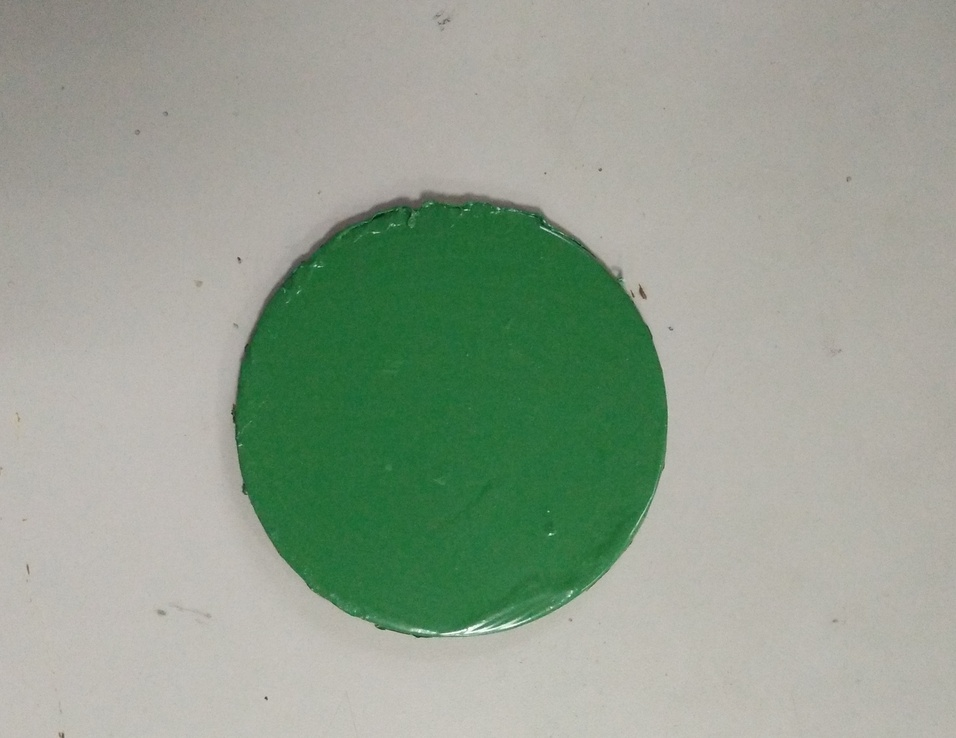
//> input picture 1739131.jpg, 956 x 738 px, shrunk from 2288 x 1766 before the run
$ ./main   (built with g++ and OpenCV 4)
//> lines starting //> are read from the running program, lines starting //| are printed output that depends on the picture; after the words box and inside, x2 and y2 are one past the last pixel; in counts of white or black regions, pixels touching at a corner belong together
//线段检测只能针对二值图像
#include <opencv2/core/core.hpp>
#include<opencv2/highgui/highgui.hpp>
#include <opencv2/imgproc/imgproc.hpp>
#include <iostream>
#include <math.h>
using namespace cv;

Mat GrayImage;
Mat BinaryImage;
Mat SrcImage;
Mat CannyImage;
Mat ColorImage;

void to_draw_contours()
{
	// [38 lines of commented-out code are left out]
	SrcImage = cv::imread("1739131.jpg");
//> SrcImage is the input picture: 738 rows x 956 cols, CV_8UC3; mean B, G, R 144.2, 160.5, 148.1
	Mat gray, smallImg(cvRound(SrcImage.rows /8), cvRound(SrcImage.cols /8), CV_8UC1);//smallImg已缩放

	//cvtColor(SrcImage, gray, CV_BGR2GRAY);//图片颜色格式转化，CV_BGR2GRAY是从BGR到gray，彩色到灰色
	//resize(gray, smallImg, smallImg.size(), 0, 0, INTER_LINEAR);//将灰色图像适应大小到smallImg中
	equalizeHist(smallImg, smallImg);//加强对比度，提高检测准确率
	namedWindow("原图");
	imshow("原图", SrcImage);
}

void RGB_to_GRAY()
{
	GrayImage.create(SrcImage.size(), CV_8UC1);
	cvtColor(SrcImage, GrayImage,0,0);
}


void to_cannyImage()
{
	CannyImage.create(SrcImage.size(), CV_8UC1);
	Canny(GrayImage, CannyImage, 30, 90);
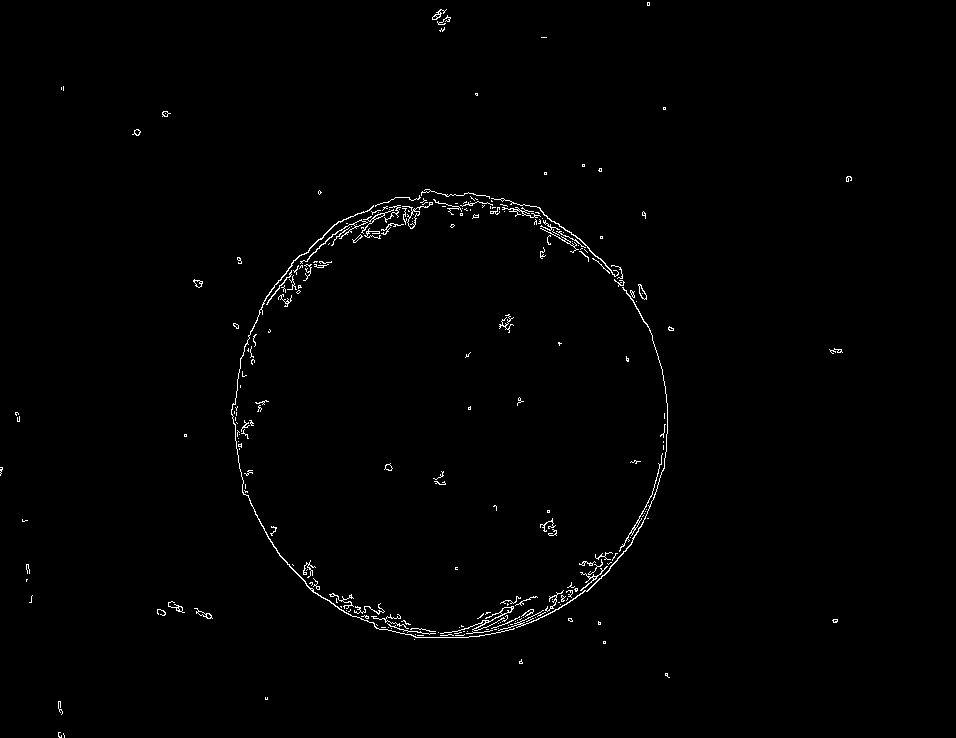
//> CannyImage: 738 rows x 956 cols, CV_8UC1; 0.87% white in thin lines or dots, all inside (x1, y1, x2, y2) = (0, 2, 852, 738)
}

void line_detection()
{
	std::vector<Vec2f> lines;

	double fRho = 1;
	double fTheta = CV_PI / 180;
	int MaxLineNumber = 50;
	double MinLineLen = 50;
	double MinLineGap = 10;
	//检测线段
	HoughLines(CannyImage, lines, fRho, fTheta, 50, MaxLineNumber, MinLineLen, MinLineGap);
	//绘制线段
	ColorImage.create(SrcImage.size(), CV_8UC3);
	cvtColor(CannyImage, ColorImage, 0,0);
	int i;
	for (i = 0; i < lines.size(); i++)
	{
		fRho = lines[i][0];
		fTheta = lines[i][1];
		Point pt1, pt2;
		double a = cos(fTheta);
		double b = sin(fTheta);
		double x0 = a * fRho;
		double y0 = b * fRho;
		pt1.x = cvRound(x0 + 100 * (-b));
		pt1.y = cvRound(y0 + 100 * (a));
		pt2.x = cvRound(x0 - 100 * (-b));
		pt2.y = cvRound(y0 - 100 * (a));
		line(ColorImage, pt1, pt2, Scalar(0, 0, 255), 1, LINE_AA);
	}
	namedWindow("直接检测");
	imshow("直线检测", ColorImage);
}

void line_segment_detection()
{
	std::vector<Vec4i>lines;
	HoughLinesP(CannyImage, lines, 1, CV_PI / 180, 50, 10);
//> lines = 18 lines (x1, y1, x2, y2), first 8: [320, 239, 338, 221], [307, 259, 323, 243], [557, 236, 568, 243], [632, 529, 646, 505], [575, 235, 585, 245], [475, 628, 486, 622], [408, 631, 421, 632], [249, 499, 254, 509]


	ColorImage.create(SrcImage.size(), CV_8UC3);
	cvtColor(CannyImage, ColorImage, 0,0);

	for (size_t i = 0; i < lines.size(); i++)
	{
		Vec4i l = lines[i];
		line(ColorImage, Point(l[0], l[1]), Point(l[2], l[3]), Scalar(186, 88, 255), 1, LINE_AA);
	}
//> this loop made 18 passes
//> l on passes 1 to 12: [320, 239, 338, 221], [307, 259, 323, 243], [557, 236, 568, 243], [632, 529, 646, 505], [575, 235, 585, 245], [475, 628, 486, 622], [408, 631, 421, 632], [249, 499, 254, 509], [444, 637, 468, 637], [540, 210, 551, 221], [473, 632, 483, 632], [235, 434, 236, 447]
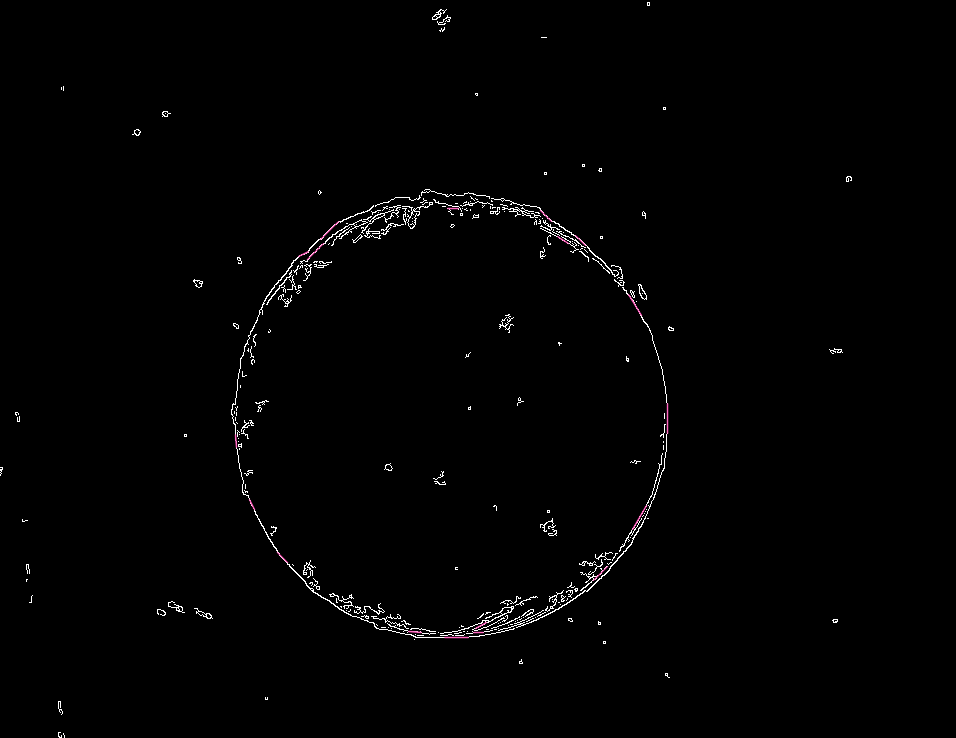
//> ColorImage: 738 rows x 956 cols, CV_8UC4; mean B, G, R, A 2.2, 2.2, 2.3, 254.9

}

void circle_detection()
{
	std::vector<Vec3f>circles;
	HoughCircles(CannyImage, circles, HOUGH_GRADIENT, 1.5, 10, 200, 100, 0, 0);
//> circles = 7 circles (x, y, radius): [465.8, 420.8, 202.5], [438.8, 435.8, 199.2], [440.2, 404.2, 204.2], [426.8, 429.8, 192], [420.8, 411.8, 187.3], [432.8, 444.8, 189.4], [438.8, 465.8, 172.5]

	for (size_t i = 0; i < circles.size(); i++)
	{
		Point center(cvRound(circles[i][0]), cvRound(circles[i][1]));
		int radius = cvRound(circles[i][2]);
		/*circle(ColorImage, center, 3, Scalar(0, 255, 0), 3, 8, 0);*/
		circle(ColorImage, center, radius, Scalar(155, 50, 255), 3, 8, 0);
	}
//> this loop made 7 passes
//> (center, radius) on passes 1 to 7: (Point(466, 421), 202), (Point(439, 436), 199), (Point(440, 404), 204), (Point(427, 430), 192), (Point(421, 412), 187), (Point(433, 445), 189), (Point(439, 466), 172)
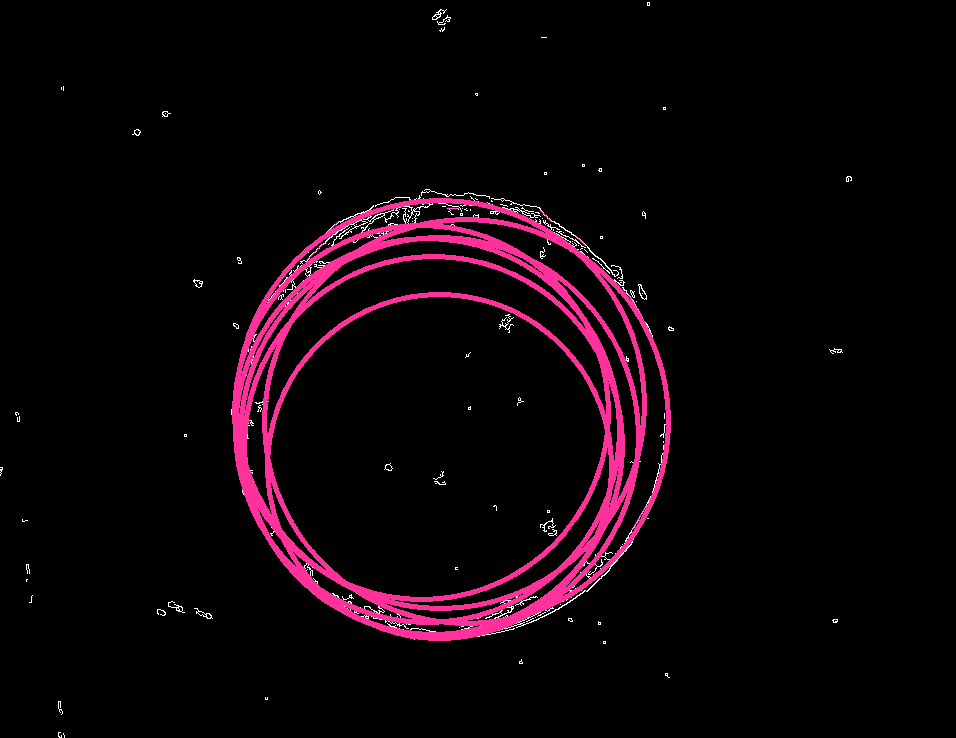
//> ColorImage: 738 rows x 956 cols, CV_8UC4; 4.78% of pixels changed, all inside (x1, y1, x2, y2) = (232, 198, 671, 641)
}

void display_dstImage()
{
	namedWindow("线段检测与圆检测");
	imshow("线段检测与圆检测", ColorImage);
}

void main()
{
	to_draw_contours();
	RGB_to_GRAY();
	to_cannyImage();
	line_segment_detection();
	circle_detection();
	display_dstImage();
	waitKey(0);
}

$ run again, with 173913.jpg copied over 1739131.jpg
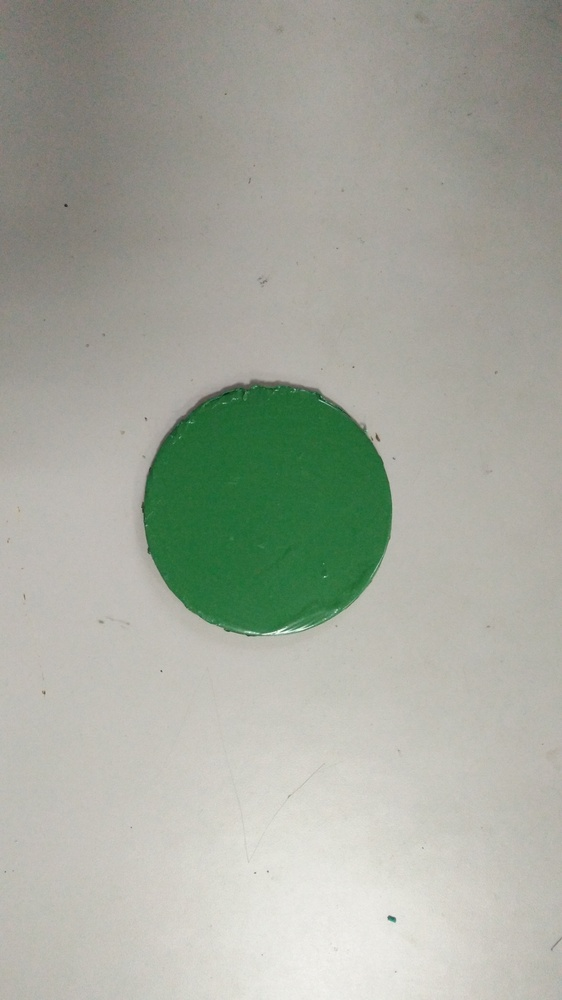
//> input picture 173913.jpg, 562 x 1000 px, shrunk from 2340 x 4160 before the run
//> in to_draw_contours, SrcImage is the input picture: 1000 rows x 562 cols, CV_8UC3; mean B, G, R 158.5, 169.5, 165.5
//> in to_cannyImage, `Canny(GrayImage, CannyImage, 30, 90);`:
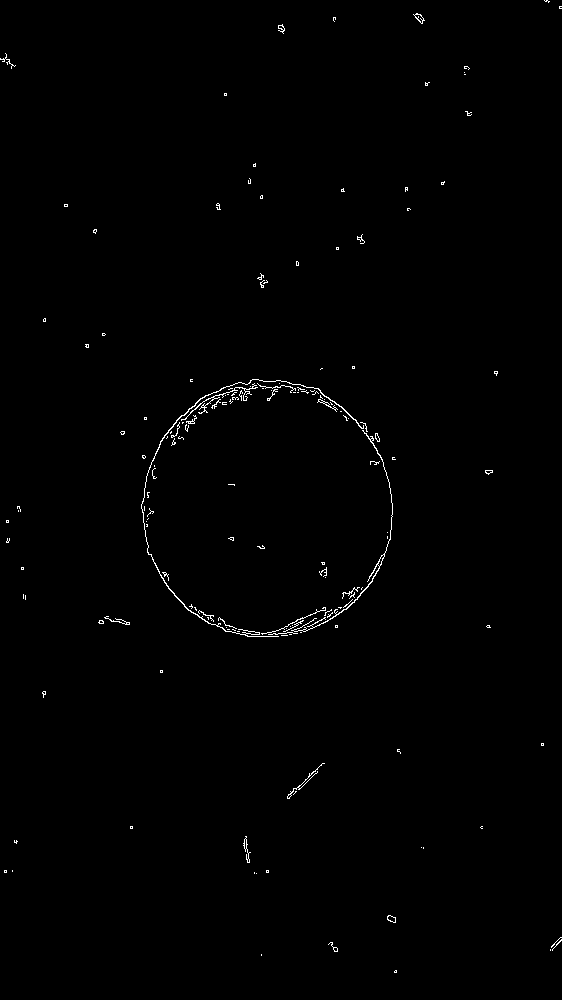
//> CannyImage: 1000 rows x 562 cols, CV_8UC1; 0.57% white in thin lines or dots
//> lines = 1 line (x1, y1, x2, y2): [111, 621, 121, 622]
//> the loop in line_segment_detection, `for (size_t i = 0; i < lines.size(); i++)` made 1 pass
//> circles = empty
